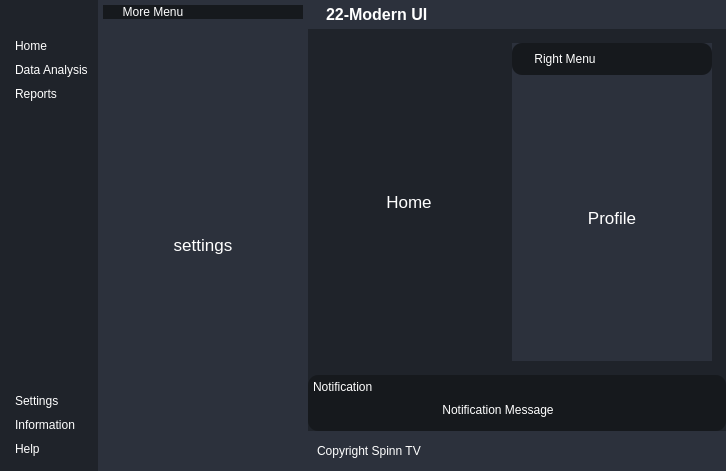
<?xml version="1.0" encoding="UTF-8"?>
<ui version="4.0">
 <class>MainWindow</class>
 <widget class="QMainWindow" name="MainWindow">
  <property name="geometry">
   <rect>
    <x>0</x>
    <y>0</y>
    <width>726</width>
    <height>471</height>
   </rect>
  </property>
  <property name="windowTitle">
   <string>MainWindow</string>
  </property>
  <property name="styleSheet">
   <string notr="true">*{
	border: none;
	background-color: transparent;
	background: transparent;
	padding: 0;
	margin: 0;
	color: #fff
}
#centralwidget{
	background-color: #1f232a;
}
#leftMenuSubContainer{
	background-color: #1619d;
}
#leftMenuSubContainer QPushButton{
	text-align: left;
	padding: 5px 10px;
	border-top-left-radius: 10px;
	border-bottom-left-radius: 10px;
}
#centerMenuSubContainer, #rightMenuSubContainer{
	background-color: #2c313c;
}
#frame_4, #frame_8, #popupNotificationSubContainer{
	background-color: #16191d;
	border-radius: 10px;
}
#headerContainer, #footerContainter{
	background-color: #2c313c;
}</string>
  </property>
  <widget class="QWidget" name="centralwidget">
   <property name="styleSheet">
    <string notr="true"/>
   </property>
   <layout class="QHBoxLayout" name="horizontalLayout">
    <property name="spacing">
     <number>0</number>
    </property>
    <property name="leftMargin">
     <number>0</number>
    </property>
    <property name="topMargin">
     <number>0</number>
    </property>
    <property name="rightMargin">
     <number>0</number>
    </property>
    <property name="bottomMargin">
     <number>0</number>
    </property>
    <item alignment="Qt::AlignLeft">
     <widget class="QWidget" name="leftMenuContainer" native="true">
      <layout class="QVBoxLayout" name="verticalLayout">
       <property name="spacing">
        <number>0</number>
       </property>
       <property name="leftMargin">
        <number>0</number>
       </property>
       <property name="topMargin">
        <number>0</number>
       </property>
       <property name="rightMargin">
        <number>0</number>
       </property>
       <property name="bottomMargin">
        <number>0</number>
       </property>
       <item alignment="Qt::AlignLeft">
        <widget class="QWidget" name="leftMenuSubContainer" native="true">
         <layout class="QVBoxLayout" name="verticalLayout_2">
          <property name="spacing">
           <number>0</number>
          </property>
          <property name="leftMargin">
           <number>5</number>
          </property>
          <property name="topMargin">
           <number>0</number>
          </property>
          <property name="rightMargin">
           <number>0</number>
          </property>
          <property name="bottomMargin">
           <number>0</number>
          </property>
          <item alignment="Qt::AlignTop">
           <widget class="QFrame" name="frame">
            <property name="frameShape">
             <enum>QFrame::StyledPanel</enum>
            </property>
            <property name="frameShadow">
             <enum>QFrame::Raised</enum>
            </property>
            <layout class="QHBoxLayout" name="horizontalLayout_2">
             <property name="spacing">
              <number>0</number>
             </property>
             <property name="leftMargin">
              <number>0</number>
             </property>
             <property name="topMargin">
              <number>0</number>
             </property>
             <property name="rightMargin">
              <number>0</number>
             </property>
             <property name="bottomMargin">
              <number>0</number>
             </property>
             <item>
              <widget class="QPushButton" name="menuBtn">
               <property name="toolTip">
                <string>Menu</string>
               </property>
               <property name="text">
                <string/>
               </property>
               <property name="icon">
                <iconset resource="resources.qrc">
                 <normaloff>:/icons/feather/align-justify.svg</normaloff>:/icons/feather/align-justify.svg</iconset>
               </property>
               <property name="iconSize">
                <size>
                 <width>24</width>
                 <height>24</height>
                </size>
               </property>
              </widget>
             </item>
            </layout>
           </widget>
          </item>
          <item alignment="Qt::AlignTop">
           <widget class="QFrame" name="frame_2">
            <property name="sizePolicy">
             <sizepolicy hsizetype="Preferred" vsizetype="Preferred">
              <horstretch>0</horstretch>
              <verstretch>0</verstretch>
             </sizepolicy>
            </property>
            <property name="frameShape">
             <enum>QFrame::StyledPanel</enum>
            </property>
            <property name="frameShadow">
             <enum>QFrame::Raised</enum>
            </property>
            <layout class="QVBoxLayout" name="verticalLayout_3">
             <property name="spacing">
              <number>0</number>
             </property>
             <property name="leftMargin">
              <number>0</number>
             </property>
             <property name="topMargin">
              <number>10</number>
             </property>
             <property name="rightMargin">
              <number>0</number>
             </property>
             <property name="bottomMargin">
              <number>10</number>
             </property>
             <item>
              <widget class="QPushButton" name="HomeBtn">
               <property name="toolTip">
                <string>Home</string>
               </property>
               <property name="styleSheet">
                <string notr="true">background-color: #1f232a;</string>
               </property>
               <property name="text">
                <string>Home</string>
               </property>
               <property name="icon">
                <iconset resource="resources.qrc">
                 <normaloff>:/icons/feather/home.svg</normaloff>:/icons/feather/home.svg</iconset>
               </property>
               <property name="iconSize">
                <size>
                 <width>24</width>
                 <height>24</height>
                </size>
               </property>
              </widget>
             </item>
             <item>
              <widget class="QPushButton" name="DataBtn">
               <property name="toolTip">
                <string>Data Analysis</string>
               </property>
               <property name="text">
                <string>Data Analysis</string>
               </property>
               <property name="icon">
                <iconset resource="resources.qrc">
                 <normaloff>:/icons/feather/menu.svg</normaloff>:/icons/feather/menu.svg</iconset>
               </property>
               <property name="iconSize">
                <size>
                 <width>24</width>
                 <height>24</height>
                </size>
               </property>
              </widget>
             </item>
             <item>
              <widget class="QPushButton" name="reportBtn">
               <property name="toolTip">
                <string>Reports</string>
               </property>
               <property name="text">
                <string>Reports</string>
               </property>
               <property name="icon">
                <iconset resource="resources.qrc">
                 <normaloff>:/icons/feather/printer.svg</normaloff>:/icons/feather/printer.svg</iconset>
               </property>
               <property name="iconSize">
                <size>
                 <width>24</width>
                 <height>24</height>
                </size>
               </property>
              </widget>
             </item>
            </layout>
           </widget>
          </item>
          <item>
           <spacer name="verticalSpacer">
            <property name="orientation">
             <enum>Qt::Vertical</enum>
            </property>
            <property name="sizeHint" stdset="0">
             <size>
              <width>20</width>
              <height>40</height>
             </size>
            </property>
           </spacer>
          </item>
          <item alignment="Qt::AlignBottom">
           <widget class="QFrame" name="frame_3">
            <property name="frameShape">
             <enum>QFrame::StyledPanel</enum>
            </property>
            <property name="frameShadow">
             <enum>QFrame::Raised</enum>
            </property>
            <layout class="QVBoxLayout" name="verticalLayout_4">
             <property name="spacing">
              <number>0</number>
             </property>
             <property name="leftMargin">
              <number>0</number>
             </property>
             <property name="topMargin">
              <number>10</number>
             </property>
             <property name="rightMargin">
              <number>0</number>
             </property>
             <property name="bottomMargin">
              <number>10</number>
             </property>
             <item>
              <widget class="QPushButton" name="settingsBtn">
               <property name="toolTip">
                <string>Settings</string>
               </property>
               <property name="text">
                <string>Settings</string>
               </property>
               <property name="icon">
                <iconset resource="resources.qrc">
                 <normaloff>:/icons/feather/settings.svg</normaloff>:/icons/feather/settings.svg</iconset>
               </property>
               <property name="iconSize">
                <size>
                 <width>24</width>
                 <height>24</height>
                </size>
               </property>
              </widget>
             </item>
             <item>
              <widget class="QPushButton" name="infoBtn">
               <property name="toolTip">
                <string>Information</string>
               </property>
               <property name="text">
                <string>Information</string>
               </property>
               <property name="icon">
                <iconset resource="resources.qrc">
                 <normaloff>:/icons/feather/info.svg</normaloff>:/icons/feather/info.svg</iconset>
               </property>
               <property name="iconSize">
                <size>
                 <width>24</width>
                 <height>24</height>
                </size>
               </property>
              </widget>
             </item>
             <item>
              <widget class="QPushButton" name="helpBtn">
               <property name="toolTip">
                <string>Help</string>
               </property>
               <property name="text">
                <string>Help</string>
               </property>
               <property name="icon">
                <iconset resource="resources.qrc">
                 <normaloff>:/icons/feather/help-circle.svg</normaloff>:/icons/feather/help-circle.svg</iconset>
               </property>
               <property name="iconSize">
                <size>
                 <width>24</width>
                 <height>24</height>
                </size>
               </property>
              </widget>
             </item>
            </layout>
           </widget>
          </item>
         </layout>
        </widget>
       </item>
      </layout>
     </widget>
    </item>
    <item alignment="Qt::AlignLeft">
     <widget class="QWidget" name="centerMenuContainer" native="true">
      <property name="styleSheet">
       <string notr="true"/>
      </property>
      <layout class="QVBoxLayout" name="verticalLayout_5">
       <property name="spacing">
        <number>0</number>
       </property>
       <property name="leftMargin">
        <number>0</number>
       </property>
       <property name="topMargin">
        <number>0</number>
       </property>
       <property name="rightMargin">
        <number>0</number>
       </property>
       <property name="bottomMargin">
        <number>0</number>
       </property>
       <item>
        <widget class="QWidget" name="centerMenuSubContainer" native="true">
         <property name="minimumSize">
          <size>
           <width>200</width>
           <height>0</height>
          </size>
         </property>
         <layout class="QVBoxLayout" name="verticalLayout_6">
          <property name="spacing">
           <number>5</number>
          </property>
          <property name="leftMargin">
           <number>5</number>
          </property>
          <property name="topMargin">
           <number>5</number>
          </property>
          <property name="rightMargin">
           <number>5</number>
          </property>
          <property name="bottomMargin">
           <number>5</number>
          </property>
          <item alignment="Qt::AlignTop">
           <widget class="QFrame" name="frame_4">
            <property name="frameShape">
             <enum>QFrame::StyledPanel</enum>
            </property>
            <property name="frameShadow">
             <enum>QFrame::Raised</enum>
            </property>
            <layout class="QHBoxLayout" name="horizontalLayout_4">
             <property name="spacing">
              <number>0</number>
             </property>
             <property name="leftMargin">
              <number>0</number>
             </property>
             <property name="topMargin">
              <number>0</number>
             </property>
             <property name="rightMargin">
              <number>0</number>
             </property>
             <property name="bottomMargin">
              <number>0</number>
             </property>
             <item>
              <widget class="QLabel" name="label">
               <property name="text">
                <string>More Menu</string>
               </property>
               <property name="alignment">
                <set>Qt::AlignCenter</set>
               </property>
              </widget>
             </item>
             <item alignment="Qt::AlignRight">
              <widget class="QPushButton" name="pushButton">
               <property name="toolTip">
                <string>Close Menu</string>
               </property>
               <property name="text">
                <string/>
               </property>
               <property name="icon">
                <iconset resource="resources.qrc">
                 <normaloff>:/icons/feather/x-circle.svg</normaloff>:/icons/feather/x-circle.svg</iconset>
               </property>
               <property name="iconSize">
                <size>
                 <width>24</width>
                 <height>24</height>
                </size>
               </property>
              </widget>
             </item>
            </layout>
           </widget>
          </item>
          <item>
           <widget class="QStackedWidget" name="stackedWidget">
            <property name="minimumSize">
             <size>
              <width>200</width>
              <height>0</height>
             </size>
            </property>
            <property name="currentIndex">
             <number>0</number>
            </property>
            <widget class="QWidget" name="page">
             <layout class="QVBoxLayout" name="verticalLayout_7">
              <item>
               <widget class="QLabel" name="label_2">
                <property name="font">
                 <font>
                  <pointsize>13</pointsize>
                 </font>
                </property>
                <property name="text">
                 <string>settings</string>
                </property>
                <property name="alignment">
                 <set>Qt::AlignCenter</set>
                </property>
               </widget>
              </item>
             </layout>
            </widget>
            <widget class="QWidget" name="page_2">
             <layout class="QVBoxLayout" name="verticalLayout_9">
              <item>
               <widget class="QLabel" name="label_4">
                <property name="font">
                 <font>
                  <pointsize>13</pointsize>
                 </font>
                </property>
                <property name="text">
                 <string>Information</string>
                </property>
                <property name="alignment">
                 <set>Qt::AlignCenter</set>
                </property>
               </widget>
              </item>
             </layout>
            </widget>
            <widget class="QWidget" name="page_3">
             <layout class="QVBoxLayout" name="verticalLayout_8">
              <item>
               <widget class="QLabel" name="label_5">
                <property name="font">
                 <font>
                  <pointsize>13</pointsize>
                 </font>
                </property>
                <property name="text">
                 <string>Help</string>
                </property>
                <property name="alignment">
                 <set>Qt::AlignCenter</set>
                </property>
               </widget>
              </item>
             </layout>
            </widget>
           </widget>
          </item>
         </layout>
        </widget>
       </item>
      </layout>
     </widget>
    </item>
    <item>
     <widget class="QWidget" name="mainBodyContainer" native="true">
      <property name="sizePolicy">
       <sizepolicy hsizetype="Expanding" vsizetype="Preferred">
        <horstretch>0</horstretch>
        <verstretch>0</verstretch>
       </sizepolicy>
      </property>
      <property name="toolTip">
       <string/>
      </property>
      <property name="styleSheet">
       <string notr="true"/>
      </property>
      <layout class="QVBoxLayout" name="verticalLayout_10">
       <property name="spacing">
        <number>0</number>
       </property>
       <property name="leftMargin">
        <number>0</number>
       </property>
       <property name="topMargin">
        <number>0</number>
       </property>
       <property name="rightMargin">
        <number>0</number>
       </property>
       <property name="bottomMargin">
        <number>0</number>
       </property>
       <item alignment="Qt::AlignTop">
        <widget class="QWidget" name="headerContainer" native="true">
         <layout class="QHBoxLayout" name="horizontalLayout_5">
          <property name="spacing">
           <number>5</number>
          </property>
          <property name="leftMargin">
           <number>5</number>
          </property>
          <property name="topMargin">
           <number>5</number>
          </property>
          <property name="rightMargin">
           <number>5</number>
          </property>
          <property name="bottomMargin">
           <number>5</number>
          </property>
          <item alignment="Qt::AlignLeft">
           <widget class="QFrame" name="frame_5">
            <property name="frameShape">
             <enum>QFrame::StyledPanel</enum>
            </property>
            <property name="frameShadow">
             <enum>QFrame::Raised</enum>
            </property>
            <layout class="QHBoxLayout" name="horizontalLayout_7">
             <property name="spacing">
              <number>6</number>
             </property>
             <property name="leftMargin">
              <number>0</number>
             </property>
             <property name="topMargin">
              <number>0</number>
             </property>
             <property name="rightMargin">
              <number>0</number>
             </property>
             <property name="bottomMargin">
              <number>0</number>
             </property>
             <item>
              <widget class="QLabel" name="label_3">
               <property name="maximumSize">
                <size>
                 <width>30</width>
                 <height>30</height>
                </size>
               </property>
               <property name="text">
                <string/>
               </property>
               <property name="pixmap">
                <pixmap resource="resources.qrc">:/images/22-logo.png</pixmap>
               </property>
               <property name="scaledContents">
                <bool>true</bool>
               </property>
              </widget>
             </item>
             <item>
              <widget class="QLabel" name="label_6">
               <property name="font">
                <font>
                 <pointsize>12</pointsize>
                 <weight>75</weight>
                 <bold>true</bold>
                </font>
               </property>
               <property name="text">
                <string>22-Modern UI</string>
               </property>
              </widget>
             </item>
            </layout>
           </widget>
          </item>
          <item alignment="Qt::AlignHCenter">
           <widget class="QFrame" name="frame_6">
            <property name="frameShape">
             <enum>QFrame::StyledPanel</enum>
            </property>
            <property name="frameShadow">
             <enum>QFrame::Raised</enum>
            </property>
            <layout class="QHBoxLayout" name="horizontalLayout_6">
             <property name="spacing">
              <number>0</number>
             </property>
             <property name="leftMargin">
              <number>0</number>
             </property>
             <property name="topMargin">
              <number>0</number>
             </property>
             <property name="rightMargin">
              <number>0</number>
             </property>
             <property name="bottomMargin">
              <number>0</number>
             </property>
             <item>
              <widget class="QPushButton" name="pushButton_6">
               <property name="toolTip">
                <string>More</string>
               </property>
               <property name="text">
                <string/>
               </property>
               <property name="icon">
                <iconset resource="resources.qrc">
                 <normaloff>:/icons/feather/more-horizontal.svg</normaloff>:/icons/feather/more-horizontal.svg</iconset>
               </property>
               <property name="iconSize">
                <size>
                 <width>24</width>
                 <height>24</height>
                </size>
               </property>
              </widget>
             </item>
             <item>
              <widget class="QPushButton" name="pushButton_5">
               <property name="toolTip">
                <string>Profile</string>
               </property>
               <property name="text">
                <string/>
               </property>
               <property name="icon">
                <iconset resource="resources.qrc">
                 <normaloff>:/icons/feather/user.svg</normaloff>:/icons/feather/user.svg</iconset>
               </property>
               <property name="iconSize">
                <size>
                 <width>24</width>
                 <height>24</height>
                </size>
               </property>
              </widget>
             </item>
            </layout>
           </widget>
          </item>
          <item alignment="Qt::AlignRight">
           <widget class="QFrame" name="frame_7">
            <property name="frameShape">
             <enum>QFrame::StyledPanel</enum>
            </property>
            <property name="frameShadow">
             <enum>QFrame::Raised</enum>
            </property>
            <layout class="QHBoxLayout" name="horizontalLayout_3">
             <property name="spacing">
              <number>0</number>
             </property>
             <property name="leftMargin">
              <number>0</number>
             </property>
             <property name="topMargin">
              <number>0</number>
             </property>
             <property name="rightMargin">
              <number>0</number>
             </property>
             <property name="bottomMargin">
              <number>0</number>
             </property>
             <item>
              <widget class="QPushButton" name="minimizeBtn">
               <property name="toolTip">
                <string>Minimize Window</string>
               </property>
               <property name="text">
                <string/>
               </property>
               <property name="icon">
                <iconset resource="resources.qrc">
                 <normaloff>:/icons/feather/minus.svg</normaloff>:/icons/feather/minus.svg</iconset>
               </property>
               <property name="iconSize">
                <size>
                 <width>16</width>
                 <height>16</height>
                </size>
               </property>
              </widget>
             </item>
             <item>
              <widget class="QPushButton" name="restoreBtn">
               <property name="toolTip">
                <string>Restore Window</string>
               </property>
               <property name="text">
                <string/>
               </property>
               <property name="icon">
                <iconset resource="resources.qrc">
                 <normaloff>:/icons/feather/square.svg</normaloff>:/icons/feather/square.svg</iconset>
               </property>
               <property name="iconSize">
                <size>
                 <width>16</width>
                 <height>16</height>
                </size>
               </property>
              </widget>
             </item>
             <item>
              <widget class="QPushButton" name="closeBtn">
               <property name="toolTip">
                <string>Close Window</string>
               </property>
               <property name="text">
                <string/>
               </property>
               <property name="icon">
                <iconset resource="resources.qrc">
                 <normaloff>:/icons/feather/x.svg</normaloff>:/icons/feather/x.svg</iconset>
               </property>
               <property name="iconSize">
                <size>
                 <width>16</width>
                 <height>16</height>
                </size>
               </property>
              </widget>
             </item>
            </layout>
           </widget>
          </item>
         </layout>
        </widget>
       </item>
       <item>
        <widget class="QWidget" name="mainBodyContent" native="true">
         <property name="sizePolicy">
          <sizepolicy hsizetype="Preferred" vsizetype="Expanding">
           <horstretch>0</horstretch>
           <verstretch>0</verstretch>
          </sizepolicy>
         </property>
         <layout class="QHBoxLayout" name="horizontalLayout_8">
          <item>
           <widget class="QWidget" name="mainContentsContainer" native="true">
            <layout class="QVBoxLayout" name="verticalLayout_15">
             <property name="spacing">
              <number>5</number>
             </property>
             <property name="leftMargin">
              <number>5</number>
             </property>
             <property name="topMargin">
              <number>5</number>
             </property>
             <property name="rightMargin">
              <number>5</number>
             </property>
             <property name="bottomMargin">
              <number>5</number>
             </property>
             <item>
              <widget class="QStackedWidget" name="stackedWidget_3">
               <widget class="QWidget" name="page_6">
                <layout class="QVBoxLayout" name="verticalLayout_16">
                 <item>
                  <widget class="QLabel" name="label_10">
                   <property name="font">
                    <font>
                     <pointsize>13</pointsize>
                    </font>
                   </property>
                   <property name="text">
                    <string>Home</string>
                   </property>
                   <property name="alignment">
                    <set>Qt::AlignCenter</set>
                   </property>
                  </widget>
                 </item>
                </layout>
               </widget>
               <widget class="QWidget" name="page_7">
                <layout class="QVBoxLayout" name="verticalLayout_17">
                 <item>
                  <widget class="QLabel" name="label_11">
                   <property name="font">
                    <font>
                     <pointsize>13</pointsize>
                    </font>
                   </property>
                   <property name="text">
                    <string>Data Analysis</string>
                   </property>
                   <property name="alignment">
                    <set>Qt::AlignCenter</set>
                   </property>
                  </widget>
                 </item>
                </layout>
               </widget>
               <widget class="QWidget" name="page_8">
                <layout class="QVBoxLayout" name="verticalLayout_18">
                 <item>
                  <widget class="QLabel" name="label_12">
                   <property name="font">
                    <font>
                     <pointsize>13</pointsize>
                    </font>
                   </property>
                   <property name="text">
                    <string>Reports</string>
                   </property>
                   <property name="alignment">
                    <set>Qt::AlignCenter</set>
                   </property>
                  </widget>
                 </item>
                </layout>
               </widget>
              </widget>
             </item>
            </layout>
           </widget>
          </item>
          <item alignment="Qt::AlignRight">
           <widget class="QWidget" name="rightMenuContainer" native="true">
            <property name="minimumSize">
             <size>
              <width>200</width>
              <height>0</height>
             </size>
            </property>
            <layout class="QVBoxLayout" name="verticalLayout_11">
             <property name="spacing">
              <number>5</number>
             </property>
             <property name="leftMargin">
              <number>5</number>
             </property>
             <property name="topMargin">
              <number>5</number>
             </property>
             <property name="rightMargin">
              <number>5</number>
             </property>
             <property name="bottomMargin">
              <number>5</number>
             </property>
             <item>
              <widget class="QWidget" name="rightMenuSubContainer" native="true">
               <property name="minimumSize">
                <size>
                 <width>200</width>
                 <height>0</height>
                </size>
               </property>
               <layout class="QVBoxLayout" name="verticalLayout_12">
                <property name="spacing">
                 <number>0</number>
                </property>
                <property name="leftMargin">
                 <number>0</number>
                </property>
                <property name="topMargin">
                 <number>0</number>
                </property>
                <property name="rightMargin">
                 <number>0</number>
                </property>
                <property name="bottomMargin">
                 <number>0</number>
                </property>
                <item>
                 <widget class="QFrame" name="frame_8">
                  <property name="frameShape">
                   <enum>QFrame::StyledPanel</enum>
                  </property>
                  <property name="frameShadow">
                   <enum>QFrame::Raised</enum>
                  </property>
                  <layout class="QHBoxLayout" name="horizontalLayout_9">
                   <item>
                    <widget class="QLabel" name="label_7">
                     <property name="text">
                      <string>Right Menu</string>
                     </property>
                     <property name="alignment">
                      <set>Qt::AlignCenter</set>
                     </property>
                    </widget>
                   </item>
                   <item alignment="Qt::AlignRight">
                    <widget class="QPushButton" name="pushButton_7">
                     <property name="toolTip">
                      <string>Close Menu</string>
                     </property>
                     <property name="text">
                      <string/>
                     </property>
                     <property name="icon">
                      <iconset resource="resources.qrc">
                       <normaloff>:/icons/feather/x-circle.svg</normaloff>:/icons/feather/x-circle.svg</iconset>
                     </property>
                     <property name="iconSize">
                      <size>
                       <width>24</width>
                       <height>24</height>
                      </size>
                     </property>
                    </widget>
                   </item>
                  </layout>
                 </widget>
                </item>
                <item>
                 <widget class="QStackedWidget" name="stackedWidget_2">
                  <property name="minimumSize">
                   <size>
                    <width>0</width>
                    <height>0</height>
                   </size>
                  </property>
                  <widget class="QWidget" name="page_4">
                   <layout class="QVBoxLayout" name="verticalLayout_13">
                    <item>
                     <widget class="QLabel" name="label_8">
                      <property name="font">
                       <font>
                        <pointsize>13</pointsize>
                       </font>
                      </property>
                      <property name="text">
                       <string>Profile</string>
                      </property>
                      <property name="alignment">
                       <set>Qt::AlignCenter</set>
                      </property>
                     </widget>
                    </item>
                   </layout>
                  </widget>
                  <widget class="QWidget" name="page_5">
                   <layout class="QVBoxLayout" name="verticalLayout_14">
                    <item>
                     <widget class="QLabel" name="label_9">
                      <property name="minimumSize">
                       <size>
                        <width>0</width>
                        <height>0</height>
                       </size>
                      </property>
                      <property name="font">
                       <font>
                        <pointsize>13</pointsize>
                       </font>
                      </property>
                      <property name="text">
                       <string>More...</string>
                      </property>
                      <property name="alignment">
                       <set>Qt::AlignCenter</set>
                      </property>
                     </widget>
                    </item>
                   </layout>
                  </widget>
                 </widget>
                </item>
               </layout>
              </widget>
             </item>
            </layout>
           </widget>
          </item>
         </layout>
        </widget>
       </item>
       <item>
        <widget class="QWidget" name="popupNotificationContainer" native="true">
         <layout class="QVBoxLayout" name="verticalLayout_19">
          <property name="spacing">
           <number>0</number>
          </property>
          <property name="leftMargin">
           <number>0</number>
          </property>
          <property name="topMargin">
           <number>0</number>
          </property>
          <property name="rightMargin">
           <number>0</number>
          </property>
          <property name="bottomMargin">
           <number>0</number>
          </property>
          <item>
           <widget class="QWidget" name="popupNotificationSubContainer" native="true">
            <layout class="QVBoxLayout" name="verticalLayout_20">
             <property name="spacing">
              <number>0</number>
             </property>
             <property name="leftMargin">
              <number>5</number>
             </property>
             <property name="topMargin">
              <number>5</number>
             </property>
             <property name="rightMargin">
              <number>5</number>
             </property>
             <property name="bottomMargin">
              <number>5</number>
             </property>
             <item>
              <widget class="QLabel" name="label_14">
               <property name="text">
                <string>Notification</string>
               </property>
              </widget>
             </item>
             <item>
              <widget class="QFrame" name="frame_9">
               <property name="frameShape">
                <enum>QFrame::StyledPanel</enum>
               </property>
               <property name="frameShadow">
                <enum>QFrame::Raised</enum>
               </property>
               <layout class="QHBoxLayout" name="horizontalLayout_10">
                <item>
                 <widget class="QLabel" name="label_13">
                  <property name="sizePolicy">
                   <sizepolicy hsizetype="Expanding" vsizetype="Preferred">
                    <horstretch>0</horstretch>
                    <verstretch>0</verstretch>
                   </sizepolicy>
                  </property>
                  <property name="text">
                   <string>Notification Message</string>
                  </property>
                  <property name="alignment">
                   <set>Qt::AlignCenter</set>
                  </property>
                 </widget>
                </item>
                <item alignment="Qt::AlignRight">
                 <widget class="QPushButton" name="pushButton_8">
                  <property name="toolTip">
                   <string>Close notification</string>
                  </property>
                  <property name="text">
                   <string/>
                  </property>
                  <property name="icon">
                   <iconset resource="resources.qrc">
                    <normaloff>:/icons/feather/x-circle.svg</normaloff>:/icons/feather/x-circle.svg</iconset>
                  </property>
                  <property name="iconSize">
                   <size>
                    <width>24</width>
                    <height>24</height>
                   </size>
                  </property>
                 </widget>
                </item>
               </layout>
              </widget>
             </item>
            </layout>
           </widget>
          </item>
         </layout>
        </widget>
       </item>
       <item>
        <widget class="QWidget" name="footerContainter" native="true">
         <layout class="QHBoxLayout" name="horizontalLayout_11">
          <property name="spacing">
           <number>0</number>
          </property>
          <property name="leftMargin">
           <number>0</number>
          </property>
          <property name="topMargin">
           <number>0</number>
          </property>
          <property name="rightMargin">
           <number>0</number>
          </property>
          <property name="bottomMargin">
           <number>0</number>
          </property>
          <item>
           <widget class="QFrame" name="frame_10">
            <property name="frameShape">
             <enum>QFrame::StyledPanel</enum>
            </property>
            <property name="frameShadow">
             <enum>QFrame::Raised</enum>
            </property>
            <layout class="QHBoxLayout" name="horizontalLayout_12">
             <item>
              <widget class="QLabel" name="label_15">
               <property name="text">
                <string>Copyright Spinn TV</string>
               </property>
              </widget>
             </item>
            </layout>
           </widget>
          </item>
          <item>
           <widget class="QFrame" name="sizeGrip">
            <property name="minimumSize">
             <size>
              <width>40</width>
              <height>40</height>
             </size>
            </property>
            <property name="maximumSize">
             <size>
              <width>40</width>
              <height>40</height>
             </size>
            </property>
            <property name="frameShape">
             <enum>QFrame::StyledPanel</enum>
            </property>
            <property name="frameShadow">
             <enum>QFrame::Raised</enum>
            </property>
           </widget>
          </item>
         </layout>
        </widget>
       </item>
      </layout>
     </widget>
    </item>
   </layout>
  </widget>
 </widget>
 <resources>
  <include location="resources.qrc"/>
 </resources>
 <connections/>
</ui>
